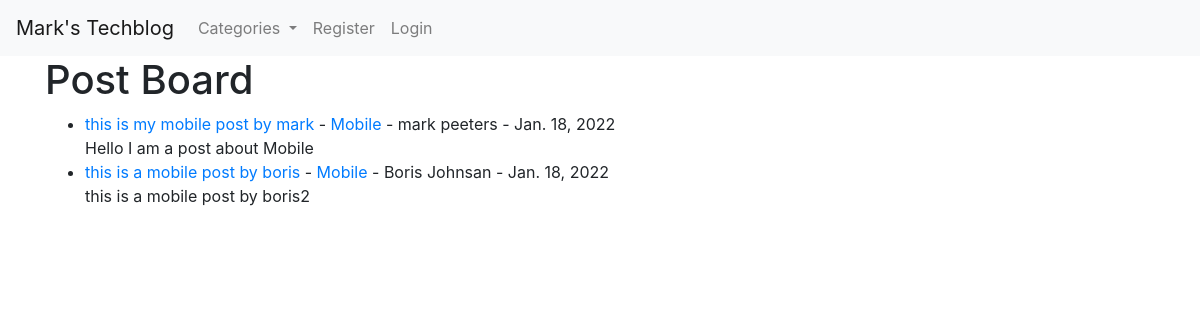
The page / on the database its author committed.
### blog/models.py (models this page shows, shortened)
class Post(models.Model):
    title = models.CharField(max_length=50)
    head_img = models.ImageField(null=True, blank=True, upload_to="images/")
    title_tag = models.CharField(max_length=150)
    author = models.ForeignKey(User, on_delete=models.CASCADE)
    content = RichTextField(blank=True, null=True)
    publication_date = models.DateField(auto_now_add=True)
    category = models.CharField(max_length=150, default='uncategorised')
    snip = models.CharField(max_length=150)
    likes = models.ManyToManyField(User, related_name='blog_post')

### blog/views.py (the view)
# urls.py: path('', HomePage.as_view(), name="home"),
class HomePage(ListView):
    model = Post
    template_name = 'home.html'
    cats = Category.objects.all()
    ordering = ['-publication_date']
    def get_context_data(self, *args, **kwargs):
        cat_menu = Category.objects.all()
        context = super(HomePage, self).get_context_data(*args, **kwargs)
        context["cat_menu"] = cat_menu
        return context

### blog/models.py (called while the page is built)
    def __str__(self):
        return self.name

### blog/templates/home.html (shortened to what this page needs)
{% extends 'base.html' %}
{% block content %}
<h1>Post Board</h1>
<ul>
{% for post in object_list %}
    <li><a href="{% url 'article-detail' post.pk %}">{{ post.title }}</a>
        - <a href="{% url 'category' post.category|slugify %}"> {{ post.category }}</a>
        - {{ post.author.first_name }}
        {{ post.author.last_name }} - {{ post.publication_date }}
        </small><br/>
        {{ post.snip }}
       </li>
{% endfor %}
</ul>
{% endblock %}

### rows shown on the page
Post: title "this is my mobile post by mark", category "Mobile", author.first_name "mark", author.last_name "peeters", publication_date "Jan. 18, 2022", snip "Hello I am a post about Mobile"
Post: title "this is a mobile post by boris", category "Mobile", author.first_name "Boris", author.last_name "Johnsan", publication_date "Jan. 18, 2022", snip "this is a mobile post by boris2"
